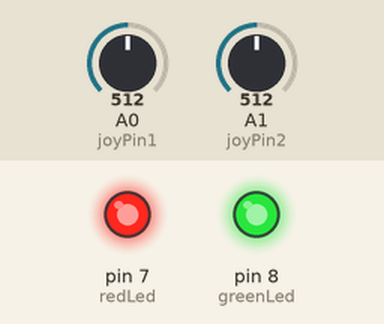
Recording of a sketch running on a simulated Arduino Uno, built with avr-gcc and run on an emulated ATmega328P. Shown: output pins drawn as LEDs (lit = HIGH). The test bench sets the inputs (shaded band); at power-on: A0 (joyPin1) = 512, A1 (joyPin2) = 512.

Above: at 1.2 s.
1.3 s: A0 (joyPin1) set to 500
At 1.8 s:
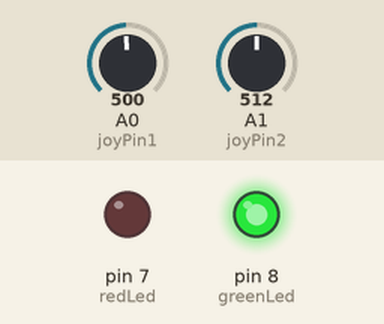
2.8 s: A1 (joyPin2) set to 503
At 3.1 s:
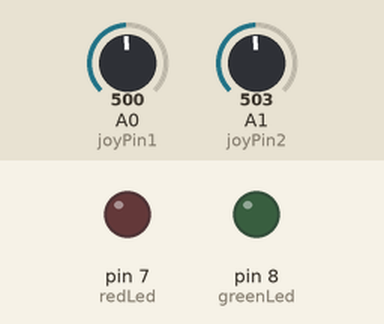
4.3 s: A0 (joyPin1) set to 716
At 5.5 s:
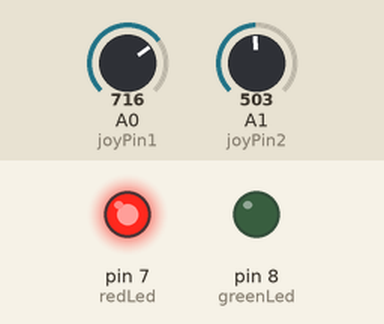
5.8 s: A0 (joyPin1) set to 511
At 6.8 s:
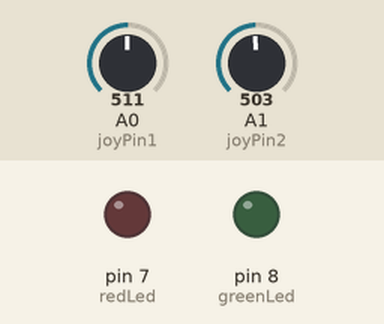
7.3 s: A0 (joyPin1) set to 900
At 8.1 s:
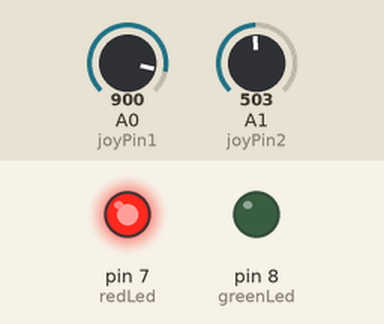
Timing chart, 0 to 9.8 s (numbered marks = the images above; inputs shaded):
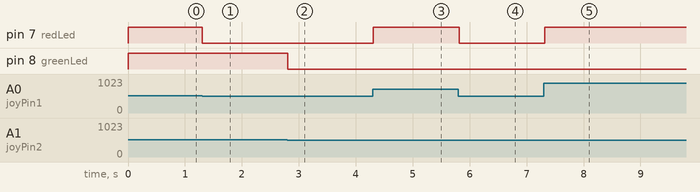

The sketch:

joystick_rgb.ino
```cpp
int joyPin1 = A0;
int joyPin2 = A1;

int redLed = 7;
int greenLed = 8;
int blueLed = 9;

void setup() {
  Serial.begin(9600);
  pinMode(redLed, OUTPUT);
  pinMode(greenLed, OUTPUT);
}

void loop() {
  int joy1Value = analogRead(joyPin1);
  int joy2Value = analogRead(joyPin2);

  analogWrite(redLed, joy1Value/4);
  analogWrite(greenLed, joy2Value/4);
  delay(100);
}
```

Measured:
- the behaviour switches between 512 and 511 on A0 (joyPin1) (found by bisection; images 0 and 1)
- the behaviour switches between 512 and 511 on A1 (joyPin2) (found by bisection; images 1 and 2)
- after the input at 1.3 s, pin 7 (redLed): HIGH → LOW at once
- after the input at 2.8 s, pin 8 (greenLed): HIGH → LOW at once
- after the input at 4.3 s, pin 7 (redLed): LOW → HIGH at once
- after the input at 5.8 s, pin 7 (redLed): HIGH → LOW at once
- after the input at 7.3 s, pin 7 (redLed): LOW → HIGH at once
